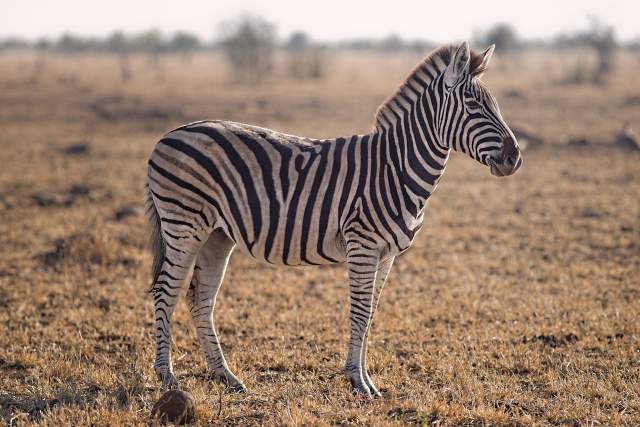
#> input picture zebra.jpg, 1280 x 854 px (shown at 1/2 size)
$ python drawing.py
#> lines starting #> are read from the running program, lines starting #| are printed output that depends on the picture
import cv2
img=cv2.imread('zebra.jpg')
#> img is the input picture: shape (854, 1280, 3); mean B, G, R 112.2, 128.6, 152.2

cv2.line(img,(0,0),(640,427),(59,156,48),3)
cv2.line(img,(0,427),(427,427),(0,0,255),3)
cv2.rectangle(img,(50,50),(100,100),(0,255,0),2)
cv2.circle(img,(600,600),70,(159,248,150),2)

cv2.rectangle(img,(150,150),(500,500),(255,0,0),-1)
cv2.putText(img,"Rectangle",(150,140),cv2.FONT_HERSHEY_SIMPLEX,1,(0,0,255),2)
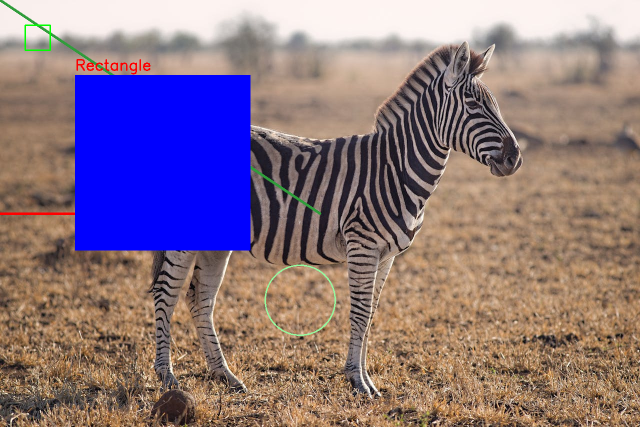
#> img: shape (854, 1280, 3) (shown at 1/2 size); mean B, G, R 130, 116.8, 137.8
cv2.imshow('img',img)
cv2.waitKey(0)
cv2.destroyAllWindows()
